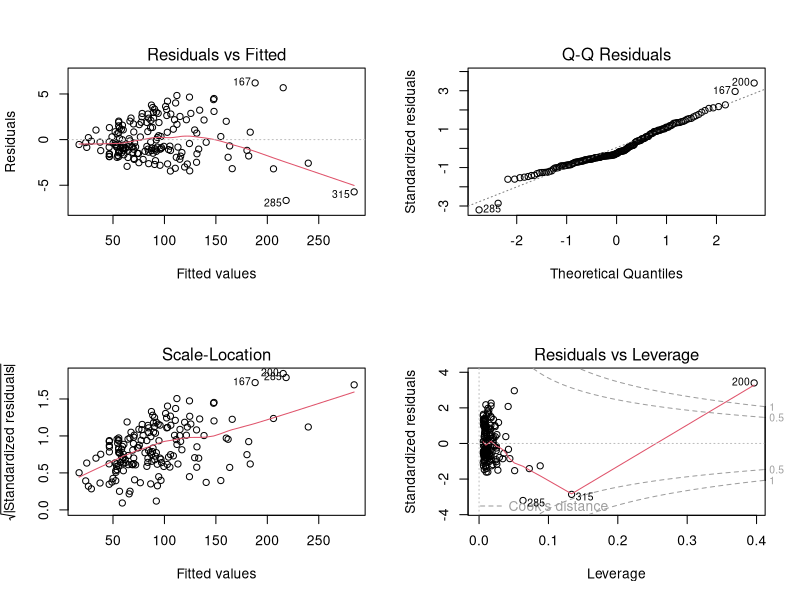
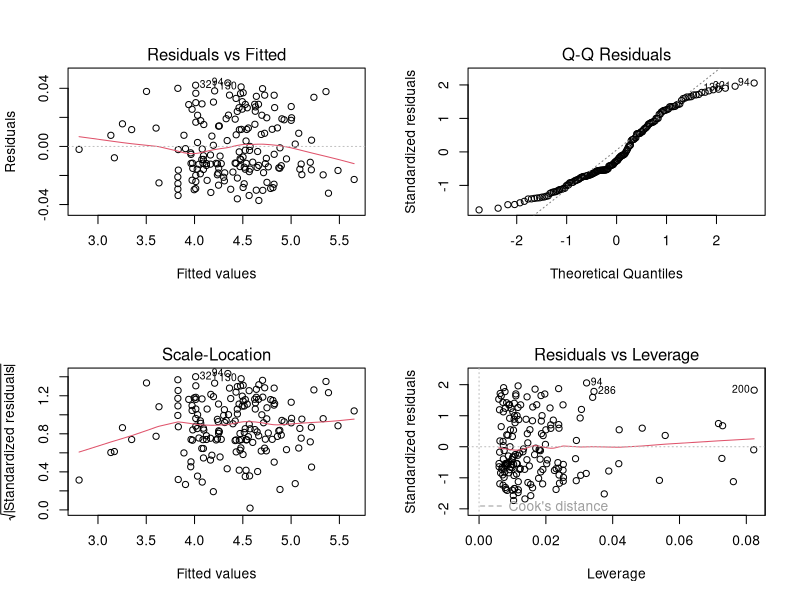
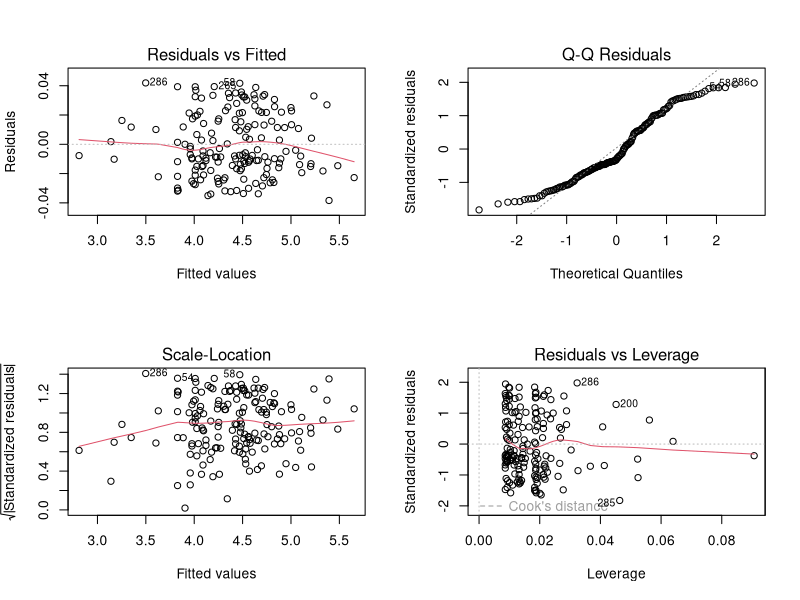

Recreate these plots in R, in order.
## ---- chunk 1
knitr::opts_chunk$set(echo = TRUE)
## ---- chunk 2
## importing the dataset and omitting the missing values
datafile <- read.csv("../WiscNursingHome.csv")
datafile <- na.omit(datafile)

## dividing data from different years
data_2000 <- datafile[datafile$CRYEAR == 2000, ]
data_2001 <- datafile[datafile$CRYEAR == 2001, ]

datafile$ORGSTR <- as.factor(datafile$ORGSTR)
datafile$MSA <- as.factor(datafile$MSA)
## ---- chunk 3
data_2000$UTILIZATION_RATE <- data_2000$TPY / data_2000$NUMBED
summary(data_2000$UTILIZATION_RATE)

data_trunc <- data_2000[data_2000$UTILIZATION_RATE > 0.89 & data_2000$UTILIZATION_RATE < 0.96, ]
## ---- chunk 4
summary(lm(TPY ~ NUMBED + SQRFOOT, data = data_trunc))
## ---- chunk 5
par(mfrow = c(2, 2))
plot(lm(TPY ~ NUMBED + SQRFOOT, data = data_trunc))
## ---- chunk 6
summary(lm(log(TPY) ~ log(NUMBED) + log(SQRFOOT), data = data_trunc))
## ---- chunk 7
par(mfrow = c(2, 2))
plot(lm(log(TPY) ~ log(NUMBED) + log(SQRFOOT), data = data_trunc))
## ---- chunk 8
summary(lm(log(TPY) ~ log(NUMBED) + TAXEXEMPT, data = data_trunc))
## ---- chunk 9
anova(glm(log(TPY) ~ log(NUMBED) + TAXEXEMPT, data = data_trunc, family = gaussian),
      test = "Chisq")
## ---- chunk 10
par(mfrow = c(2, 2))
plot(lm(log(TPY) ~ log(NUMBED) + TAXEXEMPT, data = data_trunc))
